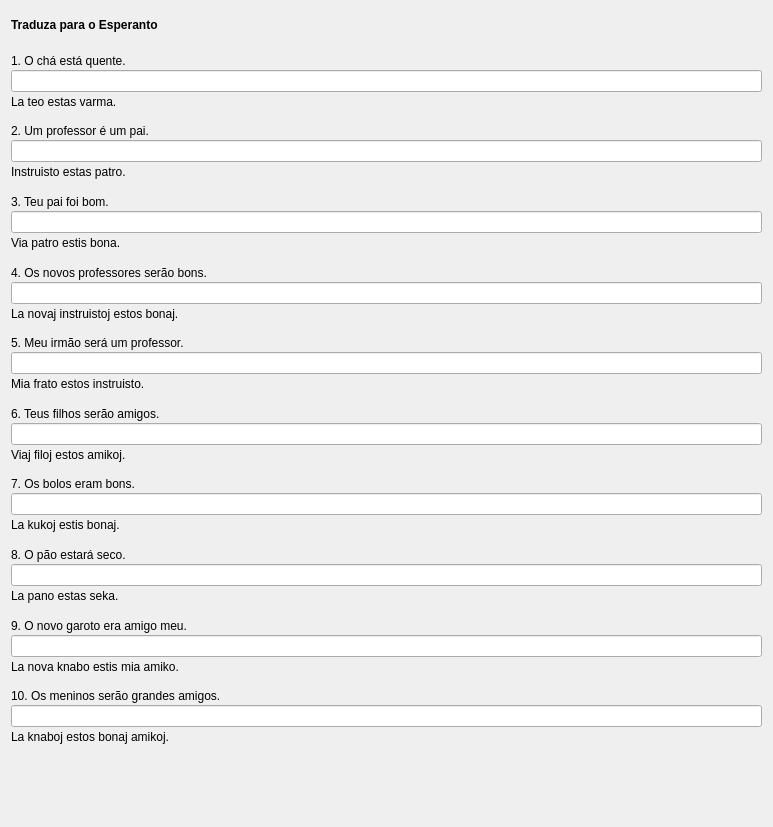
         <widget class="QWidget" name="scrollAreaWidgetContents_3">
          <property name="geometry">
           <rect>
            <x>0</x>
            <y>0</y>
            <width>773</width>
            <height>827</height>
           </rect>
          </property>
          <layout class="QVBoxLayout" name="verticalLayout_32">
           <property name="spacing">
            <number>12</number>
           </property>
           <item>
            <widget class="titolo" name="Lec01_Label99">
             <property name="sizePolicy">
              <sizepolicy hsizetype="Preferred" vsizetype="Maximum">
               <horstretch>0</horstretch>
               <verstretch>0</verstretch>
              </sizepolicy>
             </property>
             <property name="font">
              <font>
               <weight>75</weight>
               <bold>true</bold>
              </font>
             </property>
             <property name="text">
              <string>Traduza para o Esperanto</string>
             </property>
             <property name="wordWrap">
              <bool>true</bool>
             </property>
            </widget>
           </item>
           <item>
            <layout class="QVBoxLayout" name="verticalLayout_27">
             <property name="spacing">
              <number>2</number>
             </property>
             <item>
              <widget class="QLabel" name="Lec01_Label121">
               <property name="text">
                <string>1. O chá está quente.</string>
               </property>
               <property name="alignment">
                <set>Qt::AlignBottom|Qt::AlignLeading|Qt::AlignLeft</set>
               </property>
               <property name="wordWrap">
                <bool>true</bool>
               </property>
               <property name="buddy">
                <cstring>lineEdit</cstring>
               </property>
              </widget>
             </item>
             <item>
              <widget class="cx_edit" name="lineEdit">
               <property name="alignment">
                <set>Qt::AlignLeading|Qt::AlignLeft|Qt::AlignTop</set>
               </property>
              </widget>
             </item>
             <item>
              <widget class="korekta" name="Lec01_Button901">
               <property name="text">
                <string>La teo estas varma.</string>
               </property>
              </widget>
             </item>
            </layout>
           </item>
           <item>
            <layout class="QVBoxLayout" name="verticalLayout_28">
             <property name="spacing">
              <number>2</number>
             </property>
             <item>
              <widget class="QLabel" name="Lec01_Label122">
               <property name="text">
                <string>2. Um professor é um pai.</string>
               </property>
               <property name="alignment">
                <set>Qt::AlignBottom|Qt::AlignLeading|Qt::AlignLeft</set>
               </property>
               <property name="wordWrap">
                <bool>true</bool>
               </property>
               <property name="buddy">
                <cstring>lineEdit_2</cstring>
               </property>
              </widget>
             </item>
             <item>
              <widget class="cx_edit" name="lineEdit_2">
               <property name="alignment">
                <set>Qt::AlignLeading|Qt::AlignLeft|Qt::AlignTop</set>
               </property>
              </widget>
             </item>
             <item>
              <widget class="korekta" name="Lec01_Button902">
               <property name="text">
                <string>Instruisto estas patro.</string>
               </property>
              </widget>
             </item>
            </layout>
           </item>
           <item>
            <layout class="QVBoxLayout" name="verticalLayout_29">
             <property name="spacing">
              <number>2</number>
             </property>
             <item>
              <widget class="QLabel" name="Lec01_Label123">
               <property name="text">
                <string>3. Teu pai foi bom.</string>
               </property>
               <property name="alignment">
                <set>Qt::AlignBottom|Qt::AlignLeading|Qt::AlignLeft</set>
               </property>
               <property name="wordWrap">
                <bool>true</bool>
               </property>
               <property name="buddy">
                <cstring>lineEdit_3</cstring>
               </property>
              </widget>
             </item>
             <item>
              <widget class="cx_edit" name="lineEdit_3">
               <property name="alignment">
                <set>Qt::AlignLeading|Qt::AlignLeft|Qt::AlignTop</set>
               </property>
              </widget>
             </item>
             <item>
              <widget class="korekta" name="Lec01_Button903">
               <property name="text">
                <string>Via patro estis bona.</string>
               </property>
              </widget>
             </item>
            </layout>
           </item>
           <item>
            <layout class="QVBoxLayout" name="verticalLayout_30">
             <property name="spacing">
              <number>2</number>
             </property>
             <item>
              <widget class="QLabel" name="Lec01_Label110">
               <property name="text">
                <string>4. Os novos professores serão bons.</string>
               </property>
               <property name="alignment">
                <set>Qt::AlignBottom|Qt::AlignLeading|Qt::AlignLeft</set>
               </property>
               <property name="wordWrap">
                <bool>true</bool>
               </property>
               <property name="buddy">
                <cstring>lineEdit_4</cstring>
               </property>
              </widget>
             </item>
             <item>
              <widget class="cx_edit" name="lineEdit_4">
               <property name="alignment">
                <set>Qt::AlignLeading|Qt::AlignLeft|Qt::AlignTop</set>
               </property>
              </widget>
             </item>
             <item>
              <widget class="korekta" name="Lec01_Button904">
               <property name="text">
                <string>La novaj instruistoj estos bonaj.</string>
               </property>
              </widget>
             </item>
            </layout>
           </item>
           <item>
            <layout class="QVBoxLayout" name="verticalLayout_31">
             <property name="spacing">
              <number>2</number>
             </property>
             <item>
              <widget class="QLabel" name="Lec01_Label125">
               <property name="text">
                <string>5. Meu irmão será um professor.</string>
               </property>
               <property name="alignment">
                <set>Qt::AlignBottom|Qt::AlignLeading|Qt::AlignLeft</set>
               </property>
               <property name="wordWrap">
                <bool>true</bool>
               </property>
               <property name="buddy">
                <cstring>lineEdit_5</cstring>
               </property>
              </widget>
             </item>
             <item>
              <widget class="cx_edit" name="lineEdit_5">
               <property name="alignment">
                <set>Qt::AlignLeading|Qt::AlignLeft|Qt::AlignTop</set>
               </property>
              </widget>
             </item>
             <item>
              <widget class="korekta" name="Lec01_Button905">
               <property name="text">
                <string>Mia frato estos instruisto.</string>
               </property>
              </widget>
             </item>
            </layout>
           </item>
           <item>
            <layout class="QVBoxLayout" name="verticalLayout_34">
             <property name="spacing">
              <number>2</number>
             </property>
             <item>
              <widget class="QLabel" name="Lec01_Label126">
               <property name="text">
                <string>6. Teus filhos serão amigos.</string>
               </property>
               <property name="alignment">
                <set>Qt::AlignBottom|Qt::AlignLeading|Qt::AlignLeft</set>
               </property>
               <property name="wordWrap">
                <bool>true</bool>
               </property>
               <property name="buddy">
                <cstring>lineEdit_6</cstring>
               </property>
              </widget>
             </item>
             <item>
              <widget class="cx_edit" name="lineEdit_6">
               <property name="alignment">
                <set>Qt::AlignLeading|Qt::AlignLeft|Qt::AlignTop</set>
               </property>
              </widget>
             </item>
             <item>
              <widget class="korekta" name="Lec01_Button906">
               <property name="text">
                <string>Viaj filoj estos amikoj.</string>
               </property>
              </widget>
             </item>
            </layout>
           </item>
           <item>
            <layout class="QVBoxLayout" name="verticalLayout_35">
             <property name="spacing">
              <number>2</number>
             </property>
             <item>
              <widget class="QLabel" name="Lec01_Label127">
               <property name="text">
                <string>7. Os bolos eram bons.</string>
               </property>
               <property name="alignment">
                <set>Qt::AlignBottom|Qt::AlignLeading|Qt::AlignLeft</set>
               </property>
               <property name="wordWrap">
                <bool>true</bool>
               </property>
               <property name="buddy">
                <cstring>lineEdit_7</cstring>
               </property>
              </widget>
             </item>
             <item>
              <widget class="cx_edit" name="lineEdit_7">
               <property name="alignment">
                <set>Qt::AlignLeading|Qt::AlignLeft|Qt::AlignTop</set>
               </property>
              </widget>
             </item>
             <item>
              <widget class="korekta" name="Lec01_Button907">
               <property name="text">
                <string>La kukoj estis bonaj.</string>
               </property>
              </widget>
             </item>
            </layout>
           </item>
           <item>
            <layout class="QVBoxLayout" name="verticalLayout_36">
             <property name="spacing">
              <number>2</number>
             </property>
             <item>
              <widget class="QLabel" name="Lec01_Label128">
               <property name="text">
                <string>8. O pão estará seco.</string>
               </property>
               <property name="alignment">
                <set>Qt::AlignBottom|Qt::AlignLeading|Qt::AlignLeft</set>
               </property>
               <property name="wordWrap">
                <bool>true</bool>
               </property>
               <property name="buddy">
                <cstring>lineEdit_8</cstring>
               </property>
              </widget>
             </item>
             <item>
              <widget class="cx_edit" name="lineEdit_8">
               <property name="alignment">
                <set>Qt::AlignLeading|Qt::AlignLeft|Qt::AlignTop</set>
               </property>
              </widget>
             </item>
             <item>
              <widget class="korekta" name="Lec01_Button908">
               <property name="text">
                <string>La pano estas seka.</string>
               </property>
              </widget>
             </item>
            </layout>
           </item>
           <item>
            <layout class="QVBoxLayout" name="verticalLayout_37">
             <property name="spacing">
              <number>2</number>
             </property>
             <item>
              <widget class="QLabel" name="Lec01_Label129">
               <property name="text">
                <string>9. O novo garoto era amigo meu.</string>
               </property>
               <property name="alignment">
                <set>Qt::AlignBottom|Qt::AlignLeading|Qt::AlignLeft</set>
               </property>
               <property name="wordWrap">
                <bool>true</bool>
               </property>
               <property name="buddy">
                <cstring>lineEdit_9</cstring>
               </property>
              </widget>
             </item>
             <item>
              <widget class="cx_edit" name="lineEdit_9">
               <property name="alignment">
                <set>Qt::AlignLeading|Qt::AlignLeft|Qt::AlignTop</set>
               </property>
              </widget>
             </item>
             <item>
              <widget class="korekta" name="Lec01_Button909">
               <property name="text">
                <string>La nova knabo estis mia amiko.</string>
               </property>
              </widget>
             </item>
            </layout>
           </item>
           <item>
            <layout class="QVBoxLayout" name="verticalLayout_38">
             <property name="spacing">
              <number>2</number>
             </property>
             <item>
              <widget class="QLabel" name="Lec01_Label130">
               <property name="text">
                <string>10. Os meninos serão grandes amigos.</string>
               </property>
               <property name="alignment">
                <set>Qt::AlignBottom|Qt::AlignLeading|Qt::AlignLeft</set>
               </property>
               <property name="wordWrap">
                <bool>true</bool>
               </property>
               <property name="buddy">
                <cstring>lineEdit_10</cstring>
               </property>
              </widget>
             </item>
             <item>
              <widget class="cx_edit" name="lineEdit_10">
               <property name="alignment">
                <set>Qt::AlignLeading|Qt::AlignLeft|Qt::AlignTop</set>
               </property>
              </widget>
             </item>
             <item>
              <widget class="korekta" name="Lec01_Button910">
               <property name="text">
                <string>La knaboj estos bonaj amikoj.</string>
               </property>
              </widget>
             </item>
            </layout>
           </item>
           <item alignment="Qt::AlignHCenter">
            <widget class="sendujo" name="sendujo_panelo">
             <property name="frameShape">
              <enum>QFrame::StyledPanel</enum>
             </property>
             <property name="frameShadow">
              <enum>QFrame::Raised</enum>
             </property>
            </widget>
           </item>
          </layout>
         </widget>
